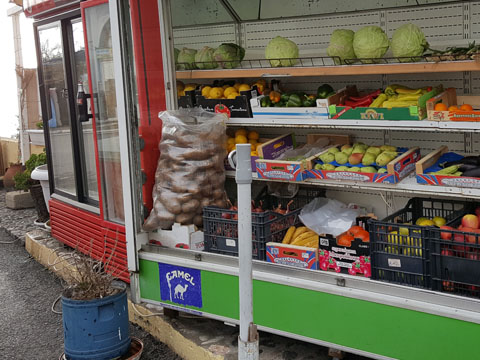
#> input picture assignment/images/color.jpg, 480 x 360 px
$ python 3.py
#> lines starting #> are read from the running program, lines starting #| are printed output that depends on the picture
import numpy as np, cv2

image = cv2.imread("images/color.jpg", cv2.IMREAD_COLOR)
#> image is the input picture: shape (360, 480, 3); mean B, G, R 86.9, 100.8, 106.2
if image is None: raise Exception("영상 파일 읽기 오류")
if image.ndim != 3: raise Exception("컬러 영상 아님")

bgr = cv2.split(image) # 이미지 채널 분리

red = np.zeros(image.shape, np.uint8)
blue = np.zeros(image.shape, np.uint8)
green = np.zeros(image.shape, np.uint8)
# image와 똑같은 크기의 3차원 행렬 생성

red[:,:,2] = bgr[2]
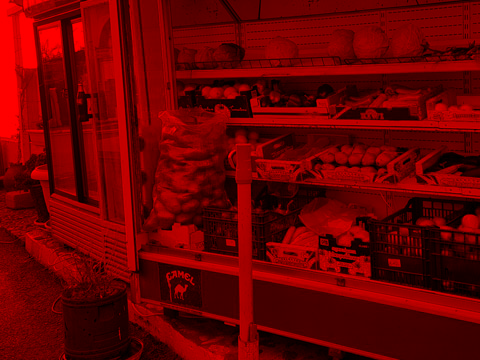
#> red: shape (360, 480, 3); mean of channels 0, 1, 2 0, 0, 106.2; drawn as B, G, R
green[:,:,1] = bgr[1]
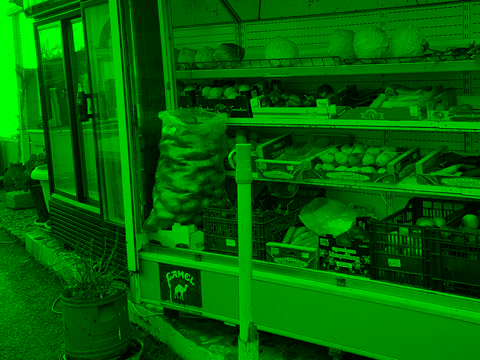
#> green: shape (360, 480, 3); mean of channels 0, 1, 2 0, 100.8, 0; drawn as B, G, R
blue[:,:,0] = bgr[0]
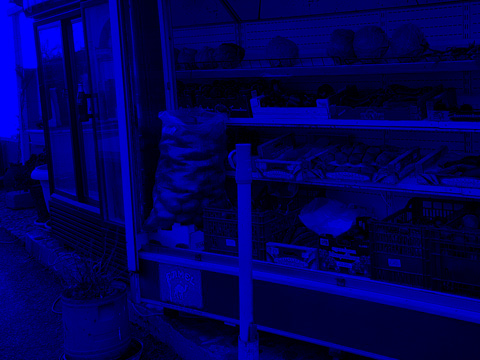
#> blue: shape (360, 480, 3); mean of channels 0, 1, 2 86.9, 0, 0; drawn as B, G, R
# 각 색상에 맞는 위치에 넣기

cv2.imshow("Blue channel", blue)
cv2.imshow("Green channel", green)
cv2.imshow("Red channel", red)
cv2.waitKey(0)
